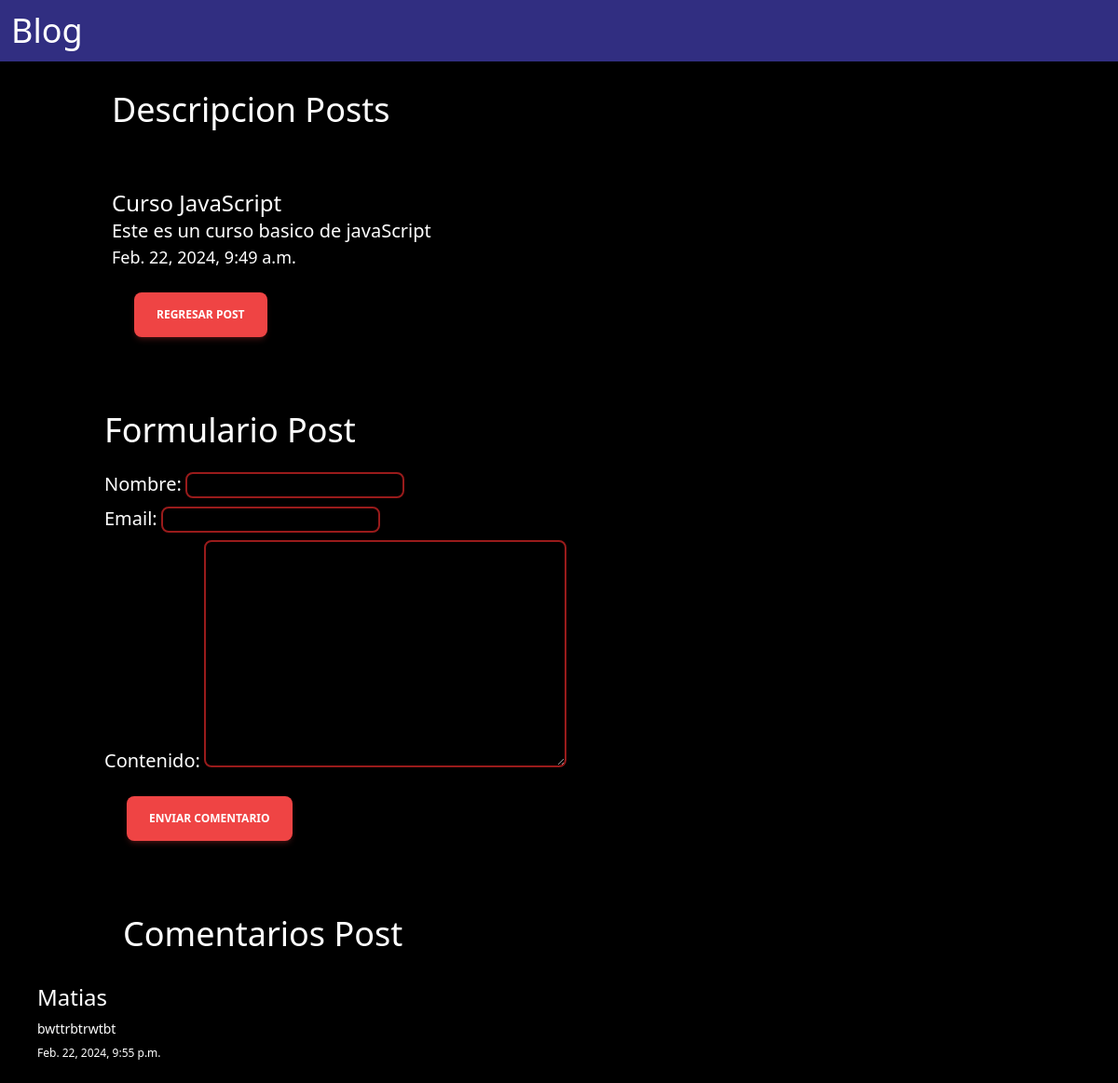
The app's page /2/, older data.
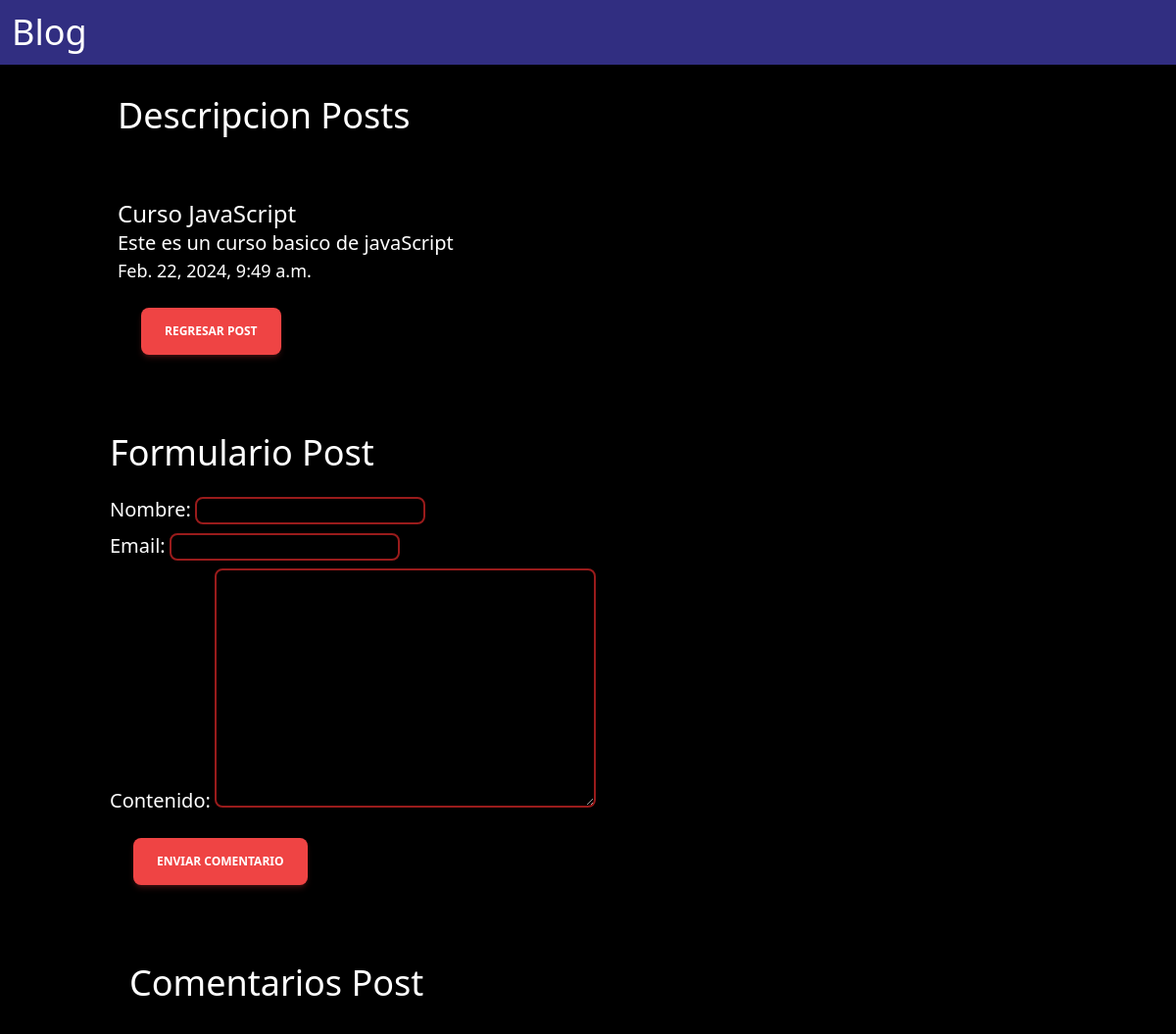
The same page, newer data.
### myAppBlog/models.py (models this page shows, shortened)
class Comentarios(models.Model):
    idComentario = models.AutoField(primary_key=True)
    nombre = models.CharField(max_length=100)
    email = models.EmailField()
    fecha = models.DateTimeField(auto_now_add=True)
    contenido = models.TextField()
    activo = models.BooleanField(default=True)
    fkPost = models.ForeignKey(Post, on_delete = models.CASCADE, related_name="comentarios")
    class Meta:
        verbose_name = "Comentario"
        verbose_name_plural = "Comentarios"
        db_table = "Comentarios"

### myAppBlog/views.py (the view)
# urls.py: path('<int:idPost>/', detallePost, name='detallePost')
def detallePost(request, idPost):
    hola = Comentarios.objects.all()
    posts = Post.objects.get(idPost=idPost)
    if request.method == 'POST':
        form = FormularioComentarios(request.POST)
        if form.is_valid():
            nom = form.cleaned_data.get('nombre')
            em = form.cleaned_data.get('email')
            con = form.cleaned_data.get('contenido')
            act = form.cleaned_data.get('activo')
            fk = form.cleaned_data.get('fkPost')
            comentarios = Comentarios.objects.create(
                nombre = nom,
                email = em,
                contenido = con,
                activo = act,
                fkPost = fk,
            )
            comentarios.save()
            form = FormularioComentarios()
    else:
        form = FormularioComentarios()
    modulos = {'posts': posts, 'form': form, 'hola': hola}
    return render(request, 'detallePost.html', modulos)

### myAppBlog/forms.py
class FormularioComentarios(forms.ModelForm):
    class Meta:
        model = Comentarios
        fields = ['nombre', 'email', 'contenido', 'activo', 'fkPost']

### myAppBlog/templates/detallePost.html (shortened to what this page needs)
{% extends 'base.html'%}
{% load static %}
{% block content %}
    <h1 class="text-white text-4xl container p-8">Descripcion Posts</h1>
    <div class="container p-8">
        <h4 class="text-white text-2xl">{{posts.titulo}}</h4>
        <p class="text-white text-xl">{{posts.contenido}}</p>
        <p class="text-white text-lg">{{posts.fecha}}</p>
        <a href="/"><button class="m-6 middle none center rounded-lg bg-red-500 py-3 px-6 font-sans text-xs font-bold uppercase text-white shadow-md shadow-red-500/20 transition-all hover:shadow-lg hover:shadow-red-500/40 focus:opacity-[0.85] focus:shadow-none active:opacity-[0.85] active:shadow-none disabled:pointer-events-none disabled:opacity-50 disabled:shadow-none" data-ripple-light="true">Regresar Post</button></a>
    </div>
    <div class="container text-white p-4">
        <h1 class="text-4xl mb-4">Formulario Post</h1>
        <form action="" method="POST">
            <p>
                <label for="id_nombre" class="text-white text-xl">Nombre:</label>
                <input type="text" name="nombre" maxlength="100" required="" id="id_nombre" class="bg-black text-white border-2 border-red-800 rounded-lg mb-2">
            </p>
            <p>
                <label for="id_email" class="text-white text-xl">Email:</label>
                <input type="email" name="email" maxlength="254" required="" id="id_email" class="bg-black text-white border-2 border-red-800 rounded-lg mb-2">
            </p>
            <p>
                <label for="id_contenido" class="text-white text-xl">Contenido:</label>
                <textarea name="contenido" cols="40" rows="10" required="" id="id_contenido" class="bg-black text-white border-2 border-red-800 rounded-lg"></textarea>
            </p>
            <button type="submit" class="m-6 middle none center rounded-lg bg-red-500 py-3 px-6 font-sans text-xs font-bold uppercase text-white shadow-md shadow-red-500/20 transition-all hover:shadow-lg hover:shadow-red-500/40 focus:opacity-[0.85] focus:shadow-none active:opacity-[0.85] active:shadow-none disabled:pointer-events-none disabled:opacity-50 disabled:shadow-none" data-ripple-light="true">Enviar comentario</button>
        </form>
    </div>
    <div class="container">
        <h2 class="text-white text-4xl container p-8">Comentarios Post</h2>
    </div>
    <div class="mx-10">
        {% for comentario in hola %}
        {% if comentario.fkPost_id == posts.idPost %}
        {% if comentario.activo == True %}
        <p class="text-white text-2xl mb-2">{{comentario.nombre}}</p>
        <p class="text-white text-sm mb-2">{{comentario.contenido}}</p>
        <p class="text-white text-xs mb-4">{{comentario.fecha}}</p>
        {% endif %}
        {% endif %}
        {% endfor %}
    </div>
{% endblock %}

Row changes from the older to the newer data that the page shows:
removed Comentarios: nombre "Matias", contenido "bwttrbtrwtbt", fecha "Feb. 22, 2024, 9:55 p.m."
